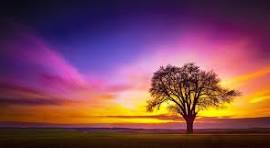
#> input picture colorful.jpg, 270 x 148 px
$ python main.py
#> lines starting #> are read from the running program, lines starting #| are printed output that depends on the picture
### lorenz/lorenz.py
import numpy as np
import matplotlib.pyplot as plt


def generate_lorenz_key():

    # ==========================================================
    # LORENZ CHAOTIC KEY GENERATOR USING X, Y AND Z
    # ==========================================================

    # Standard Lorenz Parameters
    sigma = 10
    rho = 28
    beta = 8 / 3

    dt = 0.01
    iterations = 1000

    # ----------------------------------------------------------
    # User Input
    # ----------------------------------------------------------

    print("=" * 70)
    print("        LORENZ CHAOTIC KEY GENERATOR")
    print("     (Using X, Y and Z with XOR)")
    print("=" * 70)

    x = float(input("Enter Initial x : "))
#> the answer given: 3
    y = float(input("Enter Initial y : "))
#> the answer given: 3
    z = float(input("Enter Initial z : "))
#> the answer given: 3

    print("\nStandard Lorenz Parameters")
    print(f"Sigma = {sigma}")
    print(f"Rho   = {rho}")
    print(f"Beta  = {beta:.4f}")

    # ----------------------------------------------------------
    # Generate Lorenz Sequence
    # ----------------------------------------------------------

    X = []
    Y = []
    Z = []

    for i in range(iterations):

        dx = sigma * (y - x)
        dy = x * (rho - z) - y
        dz = x * y - beta * z

        x += dx * dt
        y += dy * dt
        z += dz * dt

        X.append(x)
        Y.append(y)
        Z.append(z)

    # ----------------------------------------------------------
    # Generate Binary Key
    # ----------------------------------------------------------

    binary_key = []

    print("\n")
    print("=" * 90)
    print("FIRST 20 GENERATED BITS")
    print("=" * 90)

    print("{:<5} {:<10} {:<10} {:<10} {:<8} {:<8} {:<8} {:<8}".format(
        "Itr", "Frac(X)", "Frac(Y)", "Frac(Z)",
        "BitX", "BitY", "BitZ", "Final"))

    for i in range(iterations):

        fx = abs(X[i]) % 1
        fy = abs(Y[i]) % 1
        fz = abs(Z[i]) % 1

        bit_x = 1 if fx > 0.5 else 0
        bit_y = 1 if fy > 0.5 else 0
        bit_z = 1 if fz > 0.5 else 0

        final_bit = bit_x ^ bit_y ^ bit_z

        binary_key.append(str(final_bit))

        if i < 20:

            print("{:<5} {:<10.4f} {:<10.4f} {:<10.4f} {:<8} {:<8} {:<8} {:<8}".format(
                i + 1,
                fx,
                fy,
                fz,
                bit_x,
                bit_y,
                bit_z,
                final_bit
            ))

    binary_key = "".join(binary_key)

    # ----------------------------------------------------------
    # Display Final Binary Key
    # ----------------------------------------------------------

    print("\n")
    print("=" * 70)
    print("FINAL CHAOTIC BINARY KEY")
    print("=" * 70)

    print(binary_key)

    print("\nKey Length :", len(binary_key), "bits")

    print("\nlast 64 Bits")
    print(binary_key[-64:])

    # ----------------------------------------------------------
    # Lorenz Time Series (Separate Subplots)
    # ----------------------------------------------------------

    fig, ax = plt.subplots(3, 1, figsize=(12, 8), sharex=True)

    ax[0].plot(X, color="blue")
    ax[0].set_title("Lorenz X(t)")
    ax[0].set_ylabel("X")
    ax[0].grid(True)

    ax[1].plot(Y, color="green")
    ax[1].set_title("Lorenz Y(t)")
    ax[1].set_ylabel("Y")
    ax[1].grid(True)

    ax[2].plot(Z, color="red")
    ax[2].set_title("Lorenz Z(t)")
    ax[2].set_xlabel("Iteration")
    ax[2].set_ylabel("Z")
    ax[2].grid(True)

    plt.tight_layout()
    plt.show()
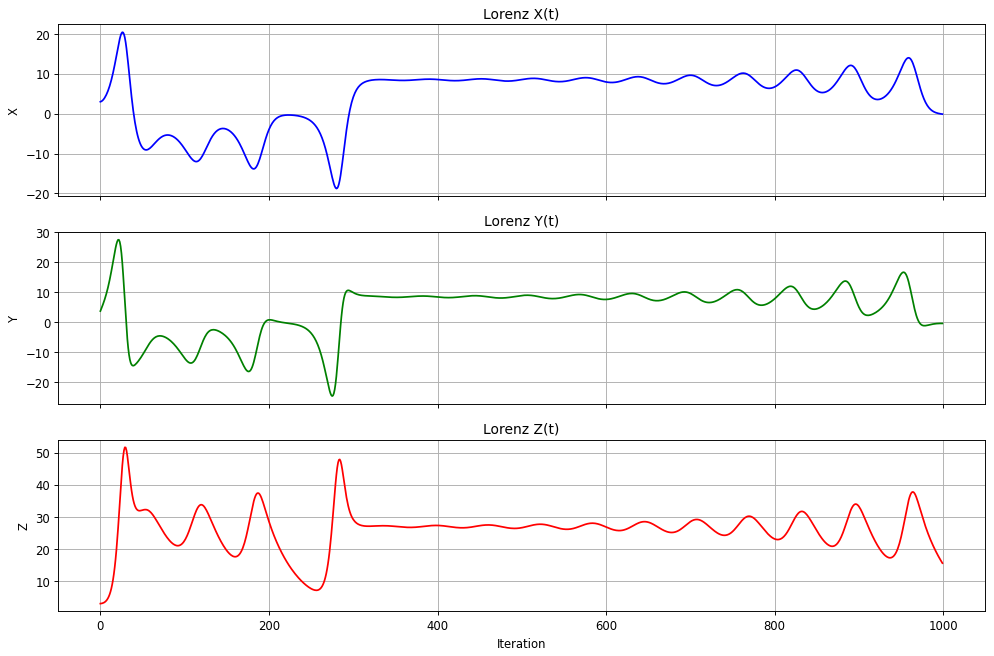
#> figure drawn by matplotlib, 3 panels; panel 3: curve peaks at x = 29, y = 51.63

    # ----------------------------------------------------------
    # Bifurcation Diagram
    # ----------------------------------------------------------

    rho_values = np.linspace(0, 50, 250)

    plt.figure(figsize=(10, 6))

    for rho in rho_values:

        x = 0.1
        y = 0.2
        z = 0.3

        z_points = []

        for i in range(2500):

            dx = sigma * (y - x)
            dy = x * (rho - z) - y
            dz = x * y - beta * z

            x += dx * dt
            y += dy * dt
            z += dz * dt

            if i > 2200:
                z_points.append(z)

        plt.plot([rho] * len(z_points),
                 z_points,
                 ',k',
                 alpha=0.25)

    plt.title("Lorenz Bifurcation Diagram")
    plt.xlabel("Control Parameter (ρ)")
    plt.ylabel("Steady-State Z")
    plt.grid(True)

    plt.show()
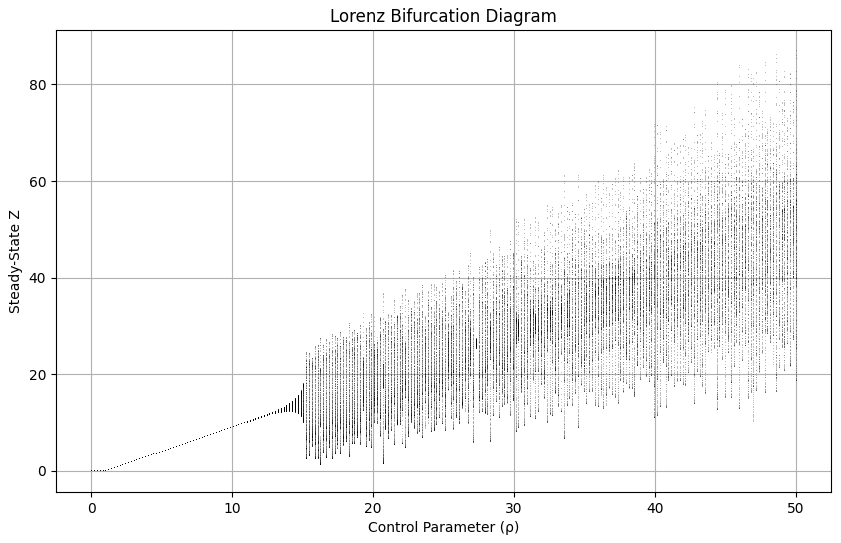
#> figure drawn by matplotlib, 1 panel

    # ----------------------------------------------------------
    # Return Generated Key
    # ----------------------------------------------------------

    return binary_key


# ==========================================================
# Execute only if lorenz.py is run directly
# ==========================================================

# [2 lines that do not run on import are left out]

### BB84/bb84.py
import random


def run_bb84(alice_bits):

    print("\n" + "=" * 90)
    print("                    BB84 QUANTUM KEY DISTRIBUTION")
    print("=" * 90)

    n = len(alice_bits)

    # --------------------------------------------------
    # Random Basis Generation
    # --------------------------------------------------

    alice_bases = [random.choice(['+', '×']) for _ in range(n)]
    bob_bases = [random.choice(['+', '×']) for _ in range(n)]

    # --------------------------------------------------
    # Bob Measures the Incoming Qubits
    # --------------------------------------------------

    bob_bits = []

    for i in range(n):

        # Same Basis → Correct Bit
        if alice_bases[i] == bob_bases[i]:
            bob_bits.append(alice_bits[i])

        # Different Basis → Random Measurement
        else:
            bob_bits.append(str(random.randint(0, 1)))

    # --------------------------------------------------
    # Sifting Process
    # --------------------------------------------------

    sifted_alice = []
    sifted_bob = []

    keep_count = 0
    discard_count = 0

    print("\n")
    print("=" * 100)
    print("SIFTING PROCESS")
    print("=" * 100)

    print("{:<10} {:<12} {:<14} {:<14} {:<12} {:<12}".format(
        "Position",
        "Alice Bit",
        "Alice Basis",
        "Bob Basis",
        "Bob Bit",
        "Status"
    ))

    print("-" * 100)

    for i in range(n):

        if alice_bases[i] == bob_bases[i]:

            status = "KEEP"

            sifted_alice.append(alice_bits[i])
            sifted_bob.append(bob_bits[i])

            keep_count += 1

        else:

            status = "DISCARD"

            discard_count += 1

        print("{:<10} {:<12} {:<14} {:<14} {:<12} {:<12}".format(
            i + 1,
            alice_bits[i],
            alice_bases[i],
            bob_bases[i],
            bob_bits[i],
            status
        ))

    sifted_alice = "".join(sifted_alice)
    sifted_bob = "".join(sifted_bob)

    # --------------------------------------------------
    # Final Result
    # --------------------------------------------------

    print("\n")
    print("=" * 100)
    print("FINAL RESULT AFTER SIFTING")
    print("=" * 100)

    print("\nOriginal Alice Key")
    print("-" * 100)
    print(alice_bits)

    print("\nSifted Alice Key")
    print("-" * 100)
    print(sifted_alice)

    print("\nSifted Bob Key")
    print("-" * 100)
    print(sifted_bob)

    print("\n")
    print("=" * 100)
    print("KEY STATISTICS")
    print("=" * 100)

    print(f"Original Length : {len(alice_bits)} bits")
    print(f"Sifted Length   : {len(sifted_alice)} bits")
    print(f"Discarded Bits  : {discard_count} bits")
    print(f"Kept Bits       : {keep_count} bits")

    print("\nKeys Match :", sifted_alice == sifted_bob)

    return {
        "alice_key": sifted_alice,
        "bob_key": sifted_bob,
        "original_length": len(alice_bits),
        "sifted_length": len(sifted_alice),
        "discarded_bits": discard_count,
        "kept_bits": keep_count
    }

### aes_image_encryt.py
import hashlib
from PIL import Image
from Crypto.Cipher import AES
from Crypto.Random import get_random_bytes


def encrypt_image(bb84_key):

#> called with bb84_key = '001100110011011100101100010'
    print("\n" + "=" * 70)
    print("           AES-256 CTR IMAGE ENCRYPTION")
    print("=" * 70)

    # SHA-256 Key
    aes_key = hashlib.sha256(bb84_key.encode()).digest()

    print("\nBB84 Sifted Key")
    print("-" * 70)
    print(bb84_key)

    print("\nSHA-256 AES Key")
    print("-" * 70)
    print(aes_key.hex())

    print("\nAES Key Length :", len(aes_key) * 8, "bits")

    # Input Image
    image_path = input("\nEnter Image Path : ")
#> the answer given: colorful.jpg

    image = Image.open(image_path).convert("RGB")
#> image is the input picture: PIL image 270x148 RGB; mean R, G, B 124.2, 70.1, 85.7

    width, height = image.size
#> width = 270; height = 148

    print("\nImage Loaded Successfully")
    print("Image Size :", width, "x", height)

    image_bytes = image.tobytes()

    # Random Nonce
    nonce = get_random_bytes(8)

    print("\nNonce")
    print("-" * 70)
    print(nonce.hex())

    # AES-256 CTR Encryption
    cipher = AES.new(aes_key, AES.MODE_CTR, nonce=nonce)

    encrypted_bytes = cipher.encrypt(image_bytes)

    encrypted_image = Image.frombytes(
        "RGB",
        (width, height),
        encrypted_bytes
    )

    # Output Image Name
    output_file = input("\nEnter Output Image Name (e.g. encrypted1.png): ").strip()

    if not output_file.endswith(".png"):
        output_file += ".png"

    encrypted_image.save(output_file)

    print("\nImage Encrypted Successfully")
    print("Encrypted Image :", output_file)

    return {
        "image": output_file,
        "nonce": nonce
    }

### main.py
from lorenz.lorenz import generate_lorenz_key
from BB84.bb84 import run_bb84
from aes_image_encryt import encrypt_image

chaotic_key = generate_lorenz_key()
result = run_bb84(chaotic_key[:64])
encrypt_image(result["alice_key"])
#> (the call stopped at in encrypt_image, `nonce = get_random_bytes(8)`: Crypto is not available in this run)
